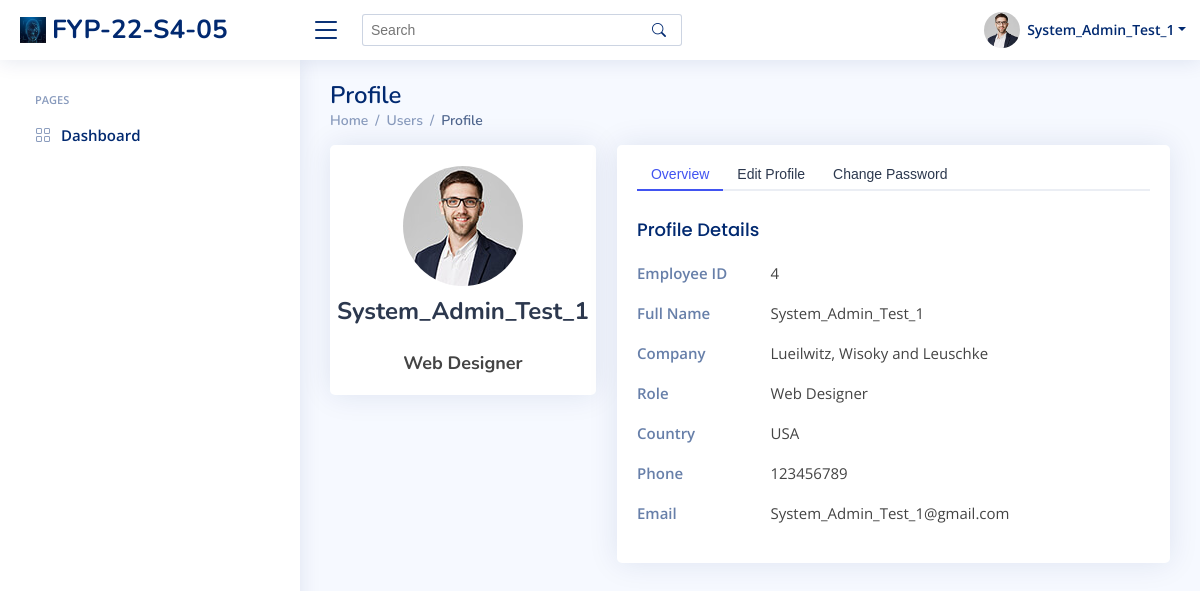
Before: /users_profile/ (signed in) with the older database file.
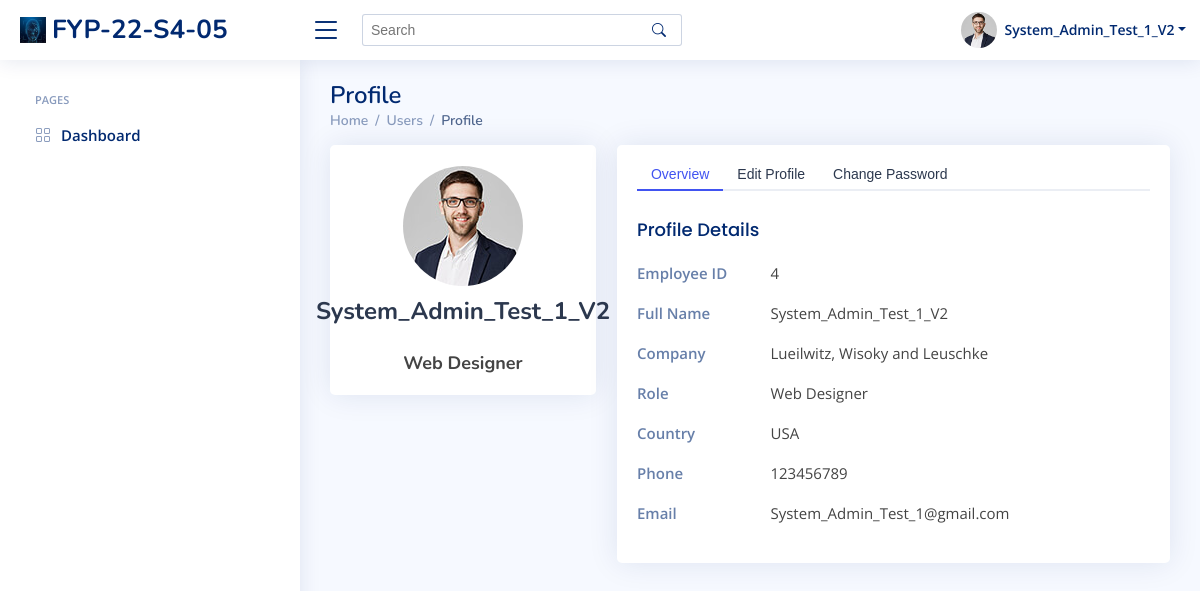
After: the same page with the newer database file.
### index/models.py (models this page shows)
class Employee(models.Model):
	Employee_ID = models.IntegerField(primary_key=True)
	Full_Name = models.CharField(max_length=100)
	Phone_Number = models.CharField(max_length=100)
	Email_Address = models.EmailField()
	Role = models.ForeignKey(Role, on_delete=models.CASCADE)
	Profile_Image = models.ImageField(default='profile_pics/default.jpg', upload_to='profile_pics')
	Password = models.CharField(max_length=256)
	Start_Date = models.DateField(auto_now_add=True)
	def __str__(self):
		return f'Employee {self.Employee_ID}'

### index/views/index.py (the view)
# urls.py: path('users_profile/',index.viewProfile, name='Profile'),
def viewProfile(request):
		ViewInfo = Employee.objects.get(Employee_ID = request.session['Employee_ID'])
		print(ViewInfo)
		Myinfo = Employee.objects.filter(Employee_ID = request.session['Employee_ID'])
		context = {
			'Employee_ID' : ViewInfo.Employee_ID,
			'Full_Name' : ViewInfo.Full_Name,
			'Role' : ViewInfo.Role.Role_Name,
			'EmployeesInfo' : Myinfo,
		}
		return render(request, 'index/users_profile.html',context)

### templates/index/users_profile.html (shortened to what the changed rows need)
{% extends "index/base.html" %}
{% load static %}
{% block content %}
  <header id="header" class="header fixed-top d-flex align-items-center">
    <nav class="header-nav ms-auto">
      <ul class="d-flex align-items-center">
        <li class="nav-item dropdown pe-3">
          <a class="nav-link nav-profile d-flex align-items-center pe-0" href="#" data-bs-toggle="dropdown">
            <img src="../../assets/img/profile-img.jpg" alt="Profile" class="rounded-circle">
            <span class="d-none d-md-block dropdown-toggle ps-2">{{Full_Name}}</span>
          </a>
        </li>
      </ul>
    </nav>
  </header>
  <main id="main" class="main">
    <div class="pagetitle">
      <h1>Profile</h1>
    </div>
    <section class="section profile">
      <div class="row">
        <div class="col-xl-4">
          <div class="card">
            <div class="card-body profile-card pt-4 d-flex flex-column align-items-center">
              <img src="../../assets/img/profile-img.jpg" alt="Profile" class="rounded-circle">
              <h2>{{ Full_Name }}</h2>
              <h3>Web Designer</h3>
            </div>
          </div>
        </div>
        <div class="col-xl-8">
          <div class="card">
            <div class="card-body pt-3">
              <div class="tab-content pt-2">
                {% for emp in EmployeesInfo %}
                <div class="tab-pane fade show active profile-overview" id="profile-overview">
                  <h5 class="card-title">Profile Details</h5>
                  <div class="row">
                    <div class="col-lg-3 col-md-4 label">Employee ID</div>
                    <div class="col-lg-9 col-md-8">{{emp.Employee_ID}}</div>
                  </div>
                  <div class="row">
                    <div class="col-lg-3 col-md-4 label ">Full Name</div>
                    <div class="col-lg-9 col-md-8">{{emp.Full_Name}}</div>
                  </div>
                  <div class="row">
                    <div class="col-lg-3 col-md-4 label">Company</div>
                    <div class="col-lg-9 col-md-8">Lueilwitz, Wisoky and Leuschke</div>
                  </div>
                  <div class="row">
                    <div class="col-lg-3 col-md-4 label">Role</div>
                    <div class="col-lg-9 col-md-8">Web Designer</div>
                  </div>
                  <div class="row">
                    <div class="col-lg-3 col-md-4 label">Country</div>
                    <div class="col-lg-9 col-md-8">USA</div>
                  </div>
                  <div class="row">
                    <div class="col-lg-3 col-md-4 label">Phone</div>
                    <div class="col-lg-9 col-md-8">{{ emp.Phone_Number }}</div>
                  </div>
                  <div class="row">
                    <div class="col-lg-3 col-md-4 label">Email</div>
                    <div class="col-lg-9 col-md-8">{{ emp.Email_Address }}</div>
                  </div>
                </div>
                {% endfor %}
              </div>
            </div>
          </div>
        </div>
      </div>
    </section>
  </main>
{% endblock content %}

Changed rows visible on the page:
changed Employee "System_Admin_Test_1@gmail.com": Full_Name "System_Admin_Test_1" → "System_Admin_Test_1_V2"
